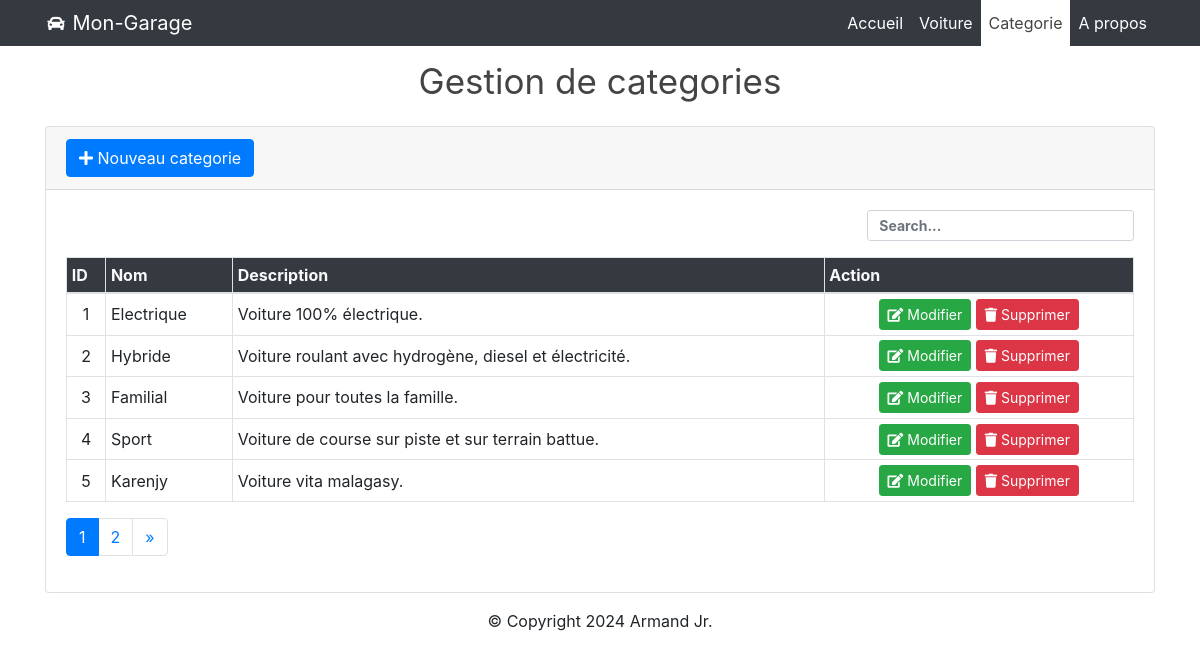
/categorie, run on the app's committed database.
### tables this page shows
CREATE TABLE IF NOT EXISTS `categories` (
  `id_categorie` int NOT NULL AUTO_INCREMENT,
  `nom` varchar(50) NOT NULL,
  `description` text NOT NULL,
  PRIMARY KEY (`id_categorie`)
);

### index.php (called while the page is built, shortened)
<?php
require_once BASEPATH.'core/CodeIgniter.php';

### application/models/Categorie_model.php (called while the page is built, shortened)
<?php
class Categorie_model extends CI_Model
{
    public function getCategories($limits = NULL, $start = NULL, $id = NULL)
    {
        if (!$id) {
            $this->db->limit($limits, $start);
            $query = $this->db->get('categories');
            return $query->result_array();
        }
        $query = $this->db->get_where('categories', ['id_categorie' => $id]);
        return $query->row_array();
    }
}

### application/views/categories/list-categories.php (the view)
<div class="container">
	<h1 id="title" class="text-center">Gestion de categories</h1>
    <div class="card">
		<div class="card-header">
			<a href="<?php echo base_url('categorie/ajouter'); ?>" class="btn btn-primary my-0"><i class="fa fa-plus"></i> Nouveau categorie</a>
		</div>
		<div class="card-body">
			<input type="search" name="search-category" id="search-category" placeholder=" Search..." class="form-control form-control-sm w-25 ml-auto font-weight-bold mb-3" />
			<table class="table table-bordered table-hover table-sm mb-3">
				<thead class="bg-dark text-light">
					<tr>
						<th>ID</th>
						<th>Nom</th>
						<th>Description</th>
						<th>Action</th>
					</tr>
				</thead>
				<tbody id="list-category">
					<?php foreach ($categories as $categorie): ?>
					<tr>
						<td class="text-center align-content-center"><?php echo $categorie['id_categorie']; ?></td>
						<td class="align-content-center"><?php echo $categorie['nom']; ?></td>
						<td class="align-content-center"><?php echo $categorie['description']; ?></td>
						<td class="text-center align-content-center">
							<a href="<?php echo base_url('categorie/modifier/' . $categorie['id_categorie']); ?>" class="btn btn-success btn-sm"><i class="fa fa-edit"></i> Modifier</a>
							<a href="<?php echo base_url('categorie/supprimer/' . $categorie['id_categorie']); ?>" class="btn btn-danger btn-sm"><i class="fa fa-trash"></i> Supprimer</a>
						</td>
					</tr>
					<?php endforeach; ?>
				</tbody>
			</table>
			<p><?php echo $links; ?></p>
		</div>
	</div>
</div>

### application/controllers/Categorie.php (shortened to what this page needs)
<?php
class Categorie extends CI_Controller {
    public function __construct()
    {
        $this->load->library('pagination');
        $this->load->model('categorie_model');
    }
    private function _view($array, $file)
    {
        $this->load->view('templates/header', $array);
        $this->load->view('templates/navbar');
        $this->load->view($file);
        $this->load->view('templates/footer');
    }
    public function index($numero)
    {
        $config['base_url']    = base_url() . 'categorie';
        $config['total_rows']  = $this->categorie_model->getCountAll();
        $config['per_page']    = 5;
        $config['full_tag_open']   = '<ul class="pagination">';
        $config['full_tag_close']  = '</ul>';
        $config['first_link']      = 'First';
        $config['last_link']       = 'Last';
        $config['first_tag_open']  = '<li class="page-item"><span class="page-link">';
        $config['first_tag_close'] = '</span></li>';
        $config['prev_link']       = '&laquo';
        $config['prev_tag_open']   = '<li class="page-item"><span class="page-link">';
        $config['prev_tag_close']  = '</span></li>';
        $config['next_link']       = '&raquo';
        $config['next_tag_open']   = '<li class="page-item"><span class="page-link">';
        $config['next_tag_close']  = '</span></li>';
        $config['last_tag_open']   =  '<li class="page-item"><span class="page-link">';
        $config['last_tag_close']  = '</span></li>';
        $config['cur_tag_open']    = '<li class="page-item active"><a class="page-link" href="#">';
        $config['cur_tag_close']   = '</a></li>';
        $config['num_tag_open']    = '<li class="page-item"><span class="page-link">';
        $config['num_tag_close']   = '</span></li>';
        $this->pagination->initialize($config);
        $data['title'] = 'Liste categories';
        $data['links'] = $this->pagination->create_links();
        $data['categories'] = $this->categorie_model->getCategories($config['per_page'], $numero);
        $this->_view($data, 'categories/list-categories');
    }
}

### application/views/templates/header.php (shortened to what this page needs)
<!DOCTYPE html>
<html lang="en">
<head>
    <link rel="stylesheet" href="<?php echo base_url('public/assets/css/all.min.css'); ?>">
    <link rel="stylesheet" href="<?php echo base_url('public/assets/css/bootstrap.min.css'); ?>">
	<link rel="stylesheet" href="<?php echo base_url('public/assets/css/styles.css'); ?>">
</head>
<body>

### application/views/templates/navbar.php (shortened to what this page needs)
<nav class="navbar navbar-expand-md bg-dark navbar-dark">
    <div class="container">
        <a class="navbar-brand" href="<?php echo base_url('home'); ?>"><i class="fas fa-car fa-sm fa-fw"></i> Mon-Garage</a>
        <div class="collapse navbar-collapse" id="collapsibleNavbar">
            <ul class="navbar-nav ml-auto">
                <li class="nav-item <?php if($title === 'Home') echo 'nav-item-selected'; ?>">
                    <a class="nav-link" href="<?php echo base_url('home'); ?>">Accueil</a>
                </li>
                <li class="nav-item <?php if(strpos($title, 'voiture')) echo 'nav-item-selected'; ?>">
                    <a class="nav-link" href="<?php echo base_url('voiture'); ?>">Voiture</a>
                </li>
                <li class="nav-item <?php if(strpos($title, 'categorie')) echo 'nav-item-selected'; ?>">
                    <a class="nav-link" href="<?php echo base_url('categorie'); ?>">Categorie</a>
                </li>
                <li class="nav-item <?php if($title === 'About') echo 'nav-item-selected'; ?>">
                    <a class="nav-link" href="<?php echo base_url('about'); ?>">A propos</a>
                </li>
            </ul>
        </div>
    </div>
</nav>

### application/views/templates/footer.php (shortened to what this page needs)
    <footer class="my-3">
        <div class="container-fluid">
            <p class="text-center">&copy; Copyright 2024 Armand Jr.</p>
        </div>
    </footer>
</body>
</html>

### public/assets/css/styles.css (style rules this page uses)
h1#title { color: #444; background-color: transparent; font-size: 35px; font-weight: normal; margin: 0 0 14px 0; padding: 14px 15px 10px 15px; }
.navbar { padding: 0 1rem; }
.navbar-dark .navbar-nav .nav-link { color: white; }
.nav-item { padding: 0.2rem 0; }
.nav-item-selected { background-color: white; }
.navbar-dark .navbar-nav .nav-item-selected .nav-link { color: #444; }

### data on the page
categories: id_categorie "1", nom "Electrique", description "Voiture 100% électrique."
categories: id_categorie "2", nom "Hybride", description "Voiture roulant avec hydrogène, diesel et électricité."
categories: id_categorie "3", nom "Familial", description "Voiture pour toutes la famille."
categories: id_categorie "4", nom "Sport", description "Voiture de course sur piste et sur terrain battue."
categories: id_categorie "5", nom "Karenjy", description "Voiture vita malagasy."

### other printed values
$links "1 2 »"
